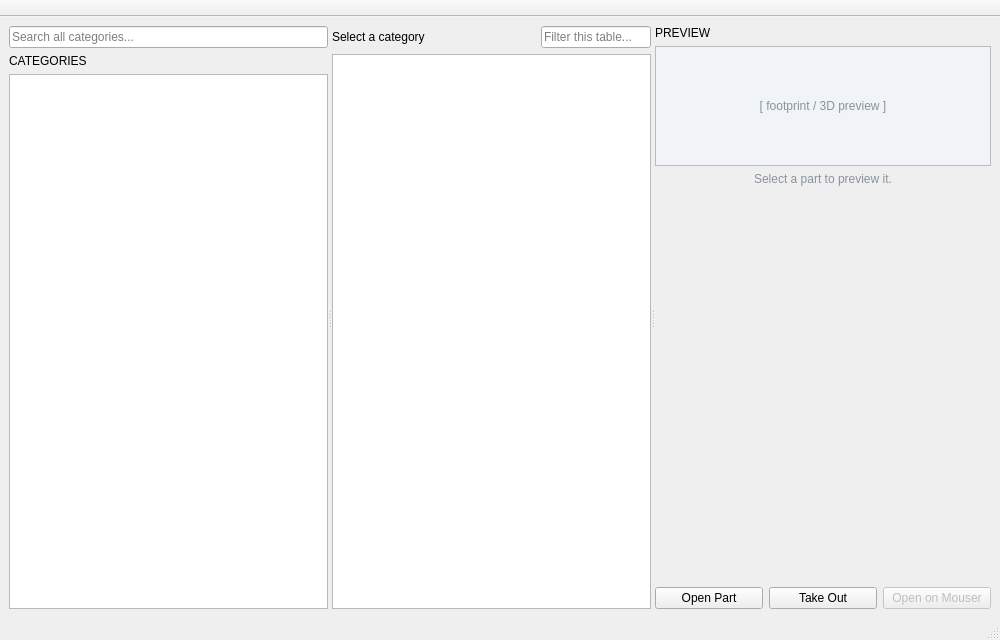
<?xml version="1.0" encoding="UTF-8"?>
<ui version="4.0">
 <class>MainWindow</class>
 <widget class="QMainWindow" name="MainWindow">
  <property name="geometry">
   <rect>
    <x>0</x>
    <y>0</y>
    <width>1000</width>
    <height>640</height>
   </rect>
  </property>
  <property name="windowTitle">
   <string>PartManager</string>
  </property>
  <widget class="QWidget" name="centralWidget">
   <layout class="QHBoxLayout" name="centralLayout">
    <item>
     <widget class="QSplitter" name="mainSplitter">
      <property name="orientation">
       <enum>Qt::Vertical</enum>
      </property>
      <widget class="QSplitter" name="bodySplitter">
      <property name="orientation">
       <enum>Qt::Horizontal</enum>
      </property>
      <widget class="QWidget" name="categoryPanel">
       <layout class="QVBoxLayout" name="categoryLayout">
        <property name="leftMargin">
         <number>0</number>
        </property>
        <property name="topMargin">
         <number>0</number>
        </property>
        <property name="rightMargin">
         <number>0</number>
        </property>
        <property name="bottomMargin">
         <number>0</number>
        </property>
        <item>
         <widget class="QLineEdit" name="treeFilterEdit">
          <property name="placeholderText">
           <string>Search all categories...</string>
          </property>
          <property name="toolTip">
           <string>Searches every category and shows the hit count next to each one.
Terms are ANDed: free text (use &quot;quotes&quot; for spaces), tag:name, or an attribute comparison like resistance&gt;1k (= != &lt; &lt;= &gt; &gt;=).</string>
          </property>
          <property name="clearButtonEnabled">
           <bool>true</bool>
          </property>
         </widget>
        </item>
        <item>
         <widget class="QLabel" name="categoriesLabel">
          <property name="text">
           <string>CATEGORIES</string>
          </property>
         </widget>
        </item>
        <item>
         <widget class="QTreeWidget" name="categoryTree">
          <property name="headerHidden">
           <bool>true</bool>
          </property>
          <property name="uniformRowHeights">
           <bool>true</bool>
          </property>
          <column>
           <property name="text">
            <string notr="true">Category</string>
           </property>
          </column>
         </widget>
        </item>
       </layout>
      </widget>
      <widget class="QWidget" name="partsPanel">
       <layout class="QVBoxLayout" name="partsLayout">
        <property name="leftMargin">
         <number>0</number>
        </property>
        <property name="topMargin">
         <number>0</number>
        </property>
        <property name="rightMargin">
         <number>0</number>
        </property>
        <property name="bottomMargin">
         <number>0</number>
        </property>
        <item>
         <layout class="QHBoxLayout" name="partsHeaderLayout">
          <item>
           <widget class="QLabel" name="partsHeaderLabel">
            <property name="text">
             <string>Select a category</string>
            </property>
           </widget>
          </item>
          <item>
           <spacer name="partsHeaderSpacer">
            <property name="orientation">
             <enum>Qt::Horizontal</enum>
            </property>
            <property name="sizeHint" stdset="0">
             <size>
              <width>40</width>
              <height>20</height>
             </size>
            </property>
           </spacer>
          </item>
          <item>
           <widget class="QLineEdit" name="tableFilterEdit">
            <property name="maximumSize">
             <size>
              <width>200</width>
              <height>16777215</height>
             </size>
            </property>
            <property name="placeholderText">
             <string>Filter this table...</string>
            </property>
            <property name="toolTip">
             <string>Filters the rows of the selected category only.
Terms are ANDed: free text (use &quot;quotes&quot; for spaces), tag:name, or an attribute comparison like resistance&gt;1k (= != &lt; &lt;= &gt; &gt;=).
A comma ORs tags within one term: tag:I2C,SPI matches either; tag:I2C,SPI tag:SMD matches either bus and surface mount.</string>
            </property>
            <property name="clearButtonEnabled">
             <bool>true</bool>
            </property>
           </widget>
          </item>
         </layout>
        </item>
        <item>
         <widget class="QTableWidget" name="partTable">
          <property name="alternatingRowColors">
           <bool>true</bool>
          </property>
          <property name="editTriggers">
           <set>QAbstractItemView::NoEditTriggers</set>
          </property>
          <property name="selectionBehavior">
           <enum>QAbstractItemView::SelectRows</enum>
          </property>
          <property name="selectionMode">
           <enum>QAbstractItemView::SingleSelection</enum>
          </property>
          <property name="wordWrap">
           <bool>false</bool>
          </property>
          <attribute name="verticalHeaderVisible">
           <bool>false</bool>
          </attribute>
         </widget>
        </item>
       </layout>
      </widget>
      <widget class="QWidget" name="previewPanel">
       <layout class="QVBoxLayout" name="previewLayout">
        <property name="leftMargin">
         <number>0</number>
        </property>
        <property name="topMargin">
         <number>0</number>
        </property>
        <property name="rightMargin">
         <number>0</number>
        </property>
        <property name="bottomMargin">
         <number>0</number>
        </property>
        <item>
         <widget class="QLabel" name="previewTitleLabel">
          <property name="text">
           <string>PREVIEW</string>
          </property>
         </widget>
        </item>
        <item>
         <widget class="QLabel" name="previewGraphicLabel">
          <property name="sizePolicy">
           <sizepolicy hsizetype="Preferred" vsizetype="Fixed">
            <horstretch>0</horstretch>
            <verstretch>0</verstretch>
           </sizepolicy>
          </property>
          <property name="minimumSize">
           <size>
            <width>0</width>
            <height>120</height>
           </size>
          </property>
          <property name="maximumSize">
           <size>
            <width>16777215</width>
            <height>120</height>
           </size>
          </property>
          <property name="frameShape">
           <enum>QFrame::StyledPanel</enum>
          </property>
          <property name="alignment">
           <set>Qt::AlignCenter</set>
          </property>
          <property name="styleSheet">
           <string notr="true">color: #8a929c; background-color: #f0f3f7;</string>
          </property>
          <property name="text">
           <string>[ footprint / 3D preview ]</string>
          </property>
         </widget>
        </item>
        <item>
         <widget class="QLabel" name="previewEmptyLabel">
          <property name="sizePolicy">
           <sizepolicy hsizetype="Preferred" vsizetype="Expanding">
            <horstretch>0</horstretch>
            <verstretch>0</verstretch>
           </sizepolicy>
          </property>
          <property name="alignment">
           <set>Qt::AlignHCenter|Qt::AlignTop</set>
          </property>
          <property name="wordWrap">
           <bool>true</bool>
          </property>
          <property name="styleSheet">
           <string notr="true">color: #8a929c;</string>
          </property>
          <property name="text">
           <string>Select a part to preview it.</string>
          </property>
         </widget>
        </item>
        <item>
         <widget class="QScrollArea" name="previewScroll">
          <property name="widgetResizable">
           <bool>true</bool>
          </property>
          <property name="frameShape">
           <enum>QFrame::NoFrame</enum>
          </property>
          <widget class="QWidget" name="previewContent">
           <layout class="QVBoxLayout" name="previewContentLayout">
            <item>
             <widget class="QLabel" name="previewNameLabel">
              <property name="wordWrap">
               <bool>true</bool>
              </property>
              <property name="styleSheet">
               <string notr="true">font-weight: bold;</string>
              </property>
              <property name="text">
               <string notr="true"/>
              </property>
             </widget>
            </item>
            <item>
             <widget class="QLabel" name="previewTagsLabel">
              <property name="wordWrap">
               <bool>true</bool>
              </property>
              <property name="text">
               <string notr="true"/>
              </property>
             </widget>
            </item>
            <item>
             <widget class="QLabel" name="previewDescriptionLabel">
              <property name="wordWrap">
               <bool>true</bool>
              </property>
              <property name="styleSheet">
               <string notr="true">color: #57606a;</string>
              </property>
              <property name="text">
               <string notr="true"/>
              </property>
             </widget>
            </item>
            <item>
             <layout class="QFormLayout" name="previewFormLayout"/>
            </item>
            <item>
             <spacer name="previewSpacer">
              <property name="orientation">
               <enum>Qt::Vertical</enum>
              </property>
              <property name="sizeHint" stdset="0">
               <size>
                <width>20</width>
                <height>0</height>
               </size>
              </property>
             </spacer>
            </item>
           </layout>
          </widget>
         </widget>
        </item>
        <item>
         <layout class="QHBoxLayout" name="previewButtonLayout">
          <item>
           <widget class="QPushButton" name="previewOpenButton">
            <property name="text">
             <string>Open Part</string>
            </property>
           </widget>
          </item>
          <item>
           <widget class="QPushButton" name="previewTakeOutButton">
            <property name="text">
             <string>Take Out</string>
            </property>
           </widget>
          </item>
          <item>
           <widget class="QPushButton" name="previewMouserButton">
            <property name="text">
             <string>Open on Mouser</string>
            </property>
            <property name="enabled">
             <bool>false</bool>
            </property>
            <property name="toolTip">
             <string>Opens this part's page on mouser.com. Needs a Mouser P/N, which you can set in the part editor.</string>
            </property>
           </widget>
          </item>
         </layout>
        </item>
       </layout>
      </widget>
      </widget>
     </widget>
    </item>
   </layout>
  </widget>
  <widget class="QToolBar" name="ribbonToolBar">
   <property name="movable">
    <bool>false</bool>
   </property>
   <attribute name="toolBarArea">
    <enum>TopToolBarArea</enum>
   </attribute>
   <attribute name="toolBarBreak">
    <bool>false</bool>
   </attribute>
  </widget>
  <widget class="QStatusBar" name="statusBar"/>
 </widget>
 <resources/>
 <connections/>
</ui>
